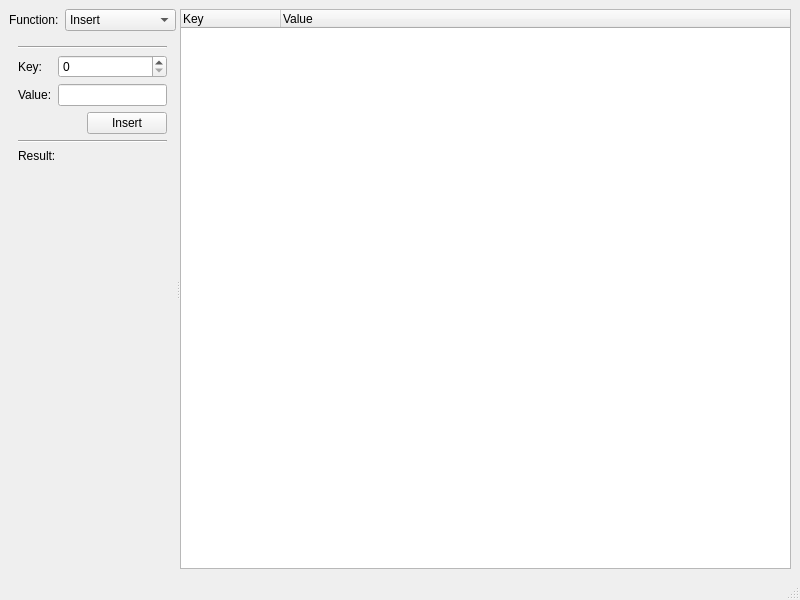
<?xml version="1.0" encoding="UTF-8"?>
<ui version="4.0">
 <class>MainWindow</class>
 <widget class="QMainWindow" name="MainWindow">
  <property name="geometry">
   <rect>
    <x>0</x>
    <y>0</y>
    <width>800</width>
    <height>600</height>
   </rect>
  </property>
  <property name="windowTitle">
   <string>HashMap on List</string>
  </property>
  <widget class="QWidget" name="centralwidget">
   <layout class="QGridLayout" name="gridLayout">
    <item row="0" column="0">
     <widget class="QSplitter" name="splitter">
      <property name="orientation">
       <enum>Qt::Horizontal</enum>
      </property>
      <widget class="QWidget" name="layoutWidget">
       <layout class="QFormLayout" name="formLayout">
        <item row="0" column="0">
         <widget class="QLabel" name="label">
          <property name="text">
           <string>Function:</string>
          </property>
         </widget>
        </item>
        <item row="0" column="1">
         <widget class="QComboBox" name="_functioncomboBox">
          <item>
           <property name="text">
            <string>Insert</string>
           </property>
          </item>
          <item>
           <property name="text">
            <string>Operator []</string>
           </property>
          </item>
          <item>
           <property name="text">
            <string>Erase</string>
           </property>
          </item>
          <item>
           <property name="text">
            <string>Contains</string>
           </property>
          </item>
          <item>
           <property name="text">
            <string>Clear</string>
           </property>
          </item>
          <item>
           <property name="text">
            <string>Rehash</string>
           </property>
          </item>
         </widget>
        </item>
        <item row="1" column="0" colspan="2">
         <widget class="QStackedWidget" name="_paramsStackedWidget">
          <property name="currentIndex">
           <number>0</number>
          </property>
          <widget class="QWidget" name="page">
           <layout class="QVBoxLayout" name="verticalLayout">
            <item>
             <widget class="Line" name="line_2">
              <property name="orientation">
               <enum>Qt::Horizontal</enum>
              </property>
             </widget>
            </item>
            <item>
             <layout class="QFormLayout" name="formLayout_2">
              <item row="0" column="0">
               <widget class="QLabel" name="label_2">
                <property name="text">
                 <string>Key:</string>
                </property>
               </widget>
              </item>
              <item row="0" column="1">
               <widget class="QSpinBox" name="_insertKeySpinBox">
                <property name="maximum">
                 <number>999999999</number>
                </property>
               </widget>
              </item>
              <item row="1" column="0">
               <widget class="QLabel" name="label_3">
                <property name="text">
                 <string>Value:</string>
                </property>
               </widget>
              </item>
              <item row="1" column="1">
               <widget class="QLineEdit" name="_insertValueLineEdit"/>
              </item>
             </layout>
            </item>
            <item>
             <layout class="QHBoxLayout" name="horizontalLayout">
              <item>
               <spacer name="horizontalSpacer">
                <property name="orientation">
                 <enum>Qt::Horizontal</enum>
                </property>
                <property name="sizeHint" stdset="0">
                 <size>
                  <width>40</width>
                  <height>20</height>
                 </size>
                </property>
               </spacer>
              </item>
              <item>
               <widget class="QPushButton" name="_insertPushButton">
                <property name="text">
                 <string>Insert</string>
                </property>
               </widget>
              </item>
             </layout>
            </item>
            <item>
             <widget class="Line" name="line_7">
              <property name="orientation">
               <enum>Qt::Horizontal</enum>
              </property>
             </widget>
            </item>
            <item>
             <layout class="QHBoxLayout" name="horizontalLayout_12">
              <item>
               <widget class="QLabel" name="label_18">
                <property name="text">
                 <string>Result:</string>
                </property>
               </widget>
              </item>
              <item>
               <widget class="QLabel" name="_insertResultLabel">
                <property name="sizePolicy">
                 <sizepolicy hsizetype="Preferred" vsizetype="Preferred">
                  <horstretch>2</horstretch>
                  <verstretch>0</verstretch>
                 </sizepolicy>
                </property>
                <property name="font">
                 <font>
                  <bold>true</bold>
                 </font>
                </property>
                <property name="text">
                 <string/>
                </property>
               </widget>
              </item>
             </layout>
            </item>
            <item>
             <spacer name="verticalSpacer">
              <property name="orientation">
               <enum>Qt::Vertical</enum>
              </property>
              <property name="sizeHint" stdset="0">
               <size>
                <width>20</width>
                <height>372</height>
               </size>
              </property>
             </spacer>
            </item>
           </layout>
          </widget>
          <widget class="QWidget" name="page_2">
           <layout class="QVBoxLayout" name="verticalLayout_3">
            <item>
             <widget class="Line" name="line_4">
              <property name="orientation">
               <enum>Qt::Horizontal</enum>
              </property>
             </widget>
            </item>
            <item>
             <layout class="QFormLayout" name="formLayout_5">
              <item row="0" column="0">
               <widget class="QLabel" name="label_8">
                <property name="text">
                 <string>Key:</string>
                </property>
               </widget>
              </item>
              <item row="0" column="1">
               <widget class="QSpinBox" name="_getKeySpinBox">
                <property name="maximum">
                 <number>999999999</number>
                </property>
               </widget>
              </item>
              <item row="1" column="0">
               <widget class="QLabel" name="label_9">
                <property name="text">
                 <string>Value:</string>
                </property>
               </widget>
              </item>
              <item row="1" column="1">
               <widget class="QLineEdit" name="_getValueLineEdit"/>
              </item>
             </layout>
            </item>
            <item>
             <layout class="QHBoxLayout" name="horizontalLayout_4">
              <item>
               <spacer name="horizontalSpacer_4">
                <property name="orientation">
                 <enum>Qt::Horizontal</enum>
                </property>
                <property name="sizeHint" stdset="0">
                 <size>
                  <width>40</width>
                  <height>20</height>
                 </size>
                </property>
               </spacer>
              </item>
              <item>
               <widget class="QPushButton" name="_getPushButton">
                <property name="text">
                 <string>[]</string>
                </property>
               </widget>
              </item>
             </layout>
            </item>
            <item>
             <widget class="Line" name="line_6">
              <property name="orientation">
               <enum>Qt::Horizontal</enum>
              </property>
             </widget>
            </item>
            <item>
             <layout class="QHBoxLayout" name="horizontalLayout_11">
              <item>
               <widget class="QLabel" name="label_16">
                <property name="text">
                 <string>Result:</string>
                </property>
               </widget>
              </item>
              <item>
               <widget class="QLabel" name="_getResultLabel">
                <property name="sizePolicy">
                 <sizepolicy hsizetype="Preferred" vsizetype="Preferred">
                  <horstretch>2</horstretch>
                  <verstretch>0</verstretch>
                 </sizepolicy>
                </property>
                <property name="font">
                 <font>
                  <bold>true</bold>
                 </font>
                </property>
                <property name="text">
                 <string/>
                </property>
               </widget>
              </item>
             </layout>
            </item>
            <item>
             <spacer name="verticalSpacer_3">
              <property name="orientation">
               <enum>Qt::Vertical</enum>
              </property>
              <property name="sizeHint" stdset="0">
               <size>
                <width>20</width>
                <height>372</height>
               </size>
              </property>
             </spacer>
            </item>
           </layout>
          </widget>
          <widget class="QWidget" name="page_5">
           <layout class="QVBoxLayout" name="verticalLayout_4">
            <item>
             <layout class="QFormLayout" name="formLayout_6">
              <item row="0" column="0">
               <widget class="QLabel" name="label_10">
                <property name="text">
                 <string>Key:</string>
                </property>
               </widget>
              </item>
              <item row="0" column="1">
               <widget class="QSpinBox" name="_eraseKeySpinBox">
                <property name="maximum">
                 <number>999999999</number>
                </property>
               </widget>
              </item>
             </layout>
            </item>
            <item>
             <layout class="QHBoxLayout" name="horizontalLayout_7">
              <item>
               <spacer name="horizontalSpacer_7">
                <property name="orientation">
                 <enum>Qt::Horizontal</enum>
                </property>
                <property name="sizeHint" stdset="0">
                 <size>
                  <width>40</width>
                  <height>20</height>
                 </size>
                </property>
               </spacer>
              </item>
              <item>
               <widget class="QPushButton" name="_erasePushButton">
                <property name="text">
                 <string>Erase</string>
                </property>
               </widget>
              </item>
             </layout>
            </item>
            <item>
             <widget class="Line" name="line">
              <property name="orientation">
               <enum>Qt::Horizontal</enum>
              </property>
             </widget>
            </item>
            <item>
             <layout class="QHBoxLayout" name="horizontalLayout_8">
              <item>
               <widget class="QLabel" name="label_12">
                <property name="text">
                 <string>Result:</string>
                </property>
               </widget>
              </item>
              <item>
               <widget class="QLabel" name="_eraseResultLabel">
                <property name="sizePolicy">
                 <sizepolicy hsizetype="Preferred" vsizetype="Preferred">
                  <horstretch>2</horstretch>
                  <verstretch>0</verstretch>
                 </sizepolicy>
                </property>
                <property name="font">
                 <font>
                  <bold>true</bold>
                 </font>
                </property>
                <property name="text">
                 <string/>
                </property>
               </widget>
              </item>
             </layout>
            </item>
            <item>
             <spacer name="verticalSpacer_4">
              <property name="orientation">
               <enum>Qt::Vertical</enum>
              </property>
              <property name="sizeHint" stdset="0">
               <size>
                <width>20</width>
                <height>410</height>
               </size>
              </property>
             </spacer>
            </item>
           </layout>
          </widget>
          <widget class="QWidget" name="page_6">
           <layout class="QVBoxLayout" name="verticalLayout_5">
            <item>
             <layout class="QFormLayout" name="formLayout_7">
              <item row="0" column="0">
               <widget class="QLabel" name="label_11">
                <property name="text">
                 <string>Key:</string>
                </property>
               </widget>
              </item>
              <item row="0" column="1">
               <widget class="QSpinBox" name="_containsKeySpinBox">
                <property name="maximum">
                 <number>999999999</number>
                </property>
               </widget>
              </item>
             </layout>
            </item>
            <item>
             <layout class="QHBoxLayout" name="horizontalLayout_10">
              <item>
               <spacer name="horizontalSpacer_8">
                <property name="orientation">
                 <enum>Qt::Horizontal</enum>
                </property>
                <property name="sizeHint" stdset="0">
                 <size>
                  <width>40</width>
                  <height>20</height>
                 </size>
                </property>
               </spacer>
              </item>
              <item>
               <widget class="QPushButton" name="_containsPushButton">
                <property name="text">
                 <string>Contains</string>
                </property>
               </widget>
              </item>
             </layout>
            </item>
            <item>
             <widget class="Line" name="line_5">
              <property name="orientation">
               <enum>Qt::Horizontal</enum>
              </property>
             </widget>
            </item>
            <item>
             <layout class="QHBoxLayout" name="horizontalLayout_9">
              <item>
               <widget class="QLabel" name="label_14">
                <property name="sizePolicy">
                 <sizepolicy hsizetype="Minimum" vsizetype="Preferred">
                  <horstretch>0</horstretch>
                  <verstretch>0</verstretch>
                 </sizepolicy>
                </property>
                <property name="text">
                 <string>Result:</string>
                </property>
               </widget>
              </item>
              <item>
               <widget class="QLabel" name="_containsResultLabel">
                <property name="sizePolicy">
                 <sizepolicy hsizetype="Preferred" vsizetype="Preferred">
                  <horstretch>2</horstretch>
                  <verstretch>0</verstretch>
                 </sizepolicy>
                </property>
                <property name="font">
                 <font>
                  <bold>true</bold>
                 </font>
                </property>
                <property name="text">
                 <string/>
                </property>
               </widget>
              </item>
             </layout>
            </item>
            <item>
             <spacer name="verticalSpacer_5">
              <property name="orientation">
               <enum>Qt::Vertical</enum>
              </property>
              <property name="sizeHint" stdset="0">
               <size>
                <width>20</width>
                <height>410</height>
               </size>
              </property>
             </spacer>
            </item>
           </layout>
          </widget>
          <widget class="QWidget" name="page_7">
           <layout class="QVBoxLayout" name="verticalLayout_6">
            <item>
             <widget class="QPushButton" name="_clearPushButton">
              <property name="text">
               <string>Clear</string>
              </property>
             </widget>
            </item>
            <item>
             <spacer name="verticalSpacer_6">
              <property name="orientation">
               <enum>Qt::Vertical</enum>
              </property>
              <property name="sizeHint" stdset="0">
               <size>
                <width>20</width>
                <height>444</height>
               </size>
              </property>
             </spacer>
            </item>
           </layout>
          </widget>
          <widget class="QWidget" name="page_8">
           <layout class="QVBoxLayout" name="verticalLayout_2">
            <item>
             <layout class="QFormLayout" name="formLayout_3">
              <item row="0" column="0">
               <widget class="QLabel" name="label_13">
                <property name="text">
                 <string>Bucket Count:</string>
                </property>
               </widget>
              </item>
              <item row="0" column="1">
               <widget class="QSpinBox" name="_rehashBucketCountSpinBox">
                <property name="maximum">
                 <number>999999999</number>
                </property>
               </widget>
              </item>
             </layout>
            </item>
            <item>
             <layout class="QHBoxLayout" name="horizontalLayout_2">
              <item>
               <spacer name="horizontalSpacer_2">
                <property name="orientation">
                 <enum>Qt::Horizontal</enum>
                </property>
                <property name="sizeHint" stdset="0">
                 <size>
                  <width>40</width>
                  <height>20</height>
                 </size>
                </property>
               </spacer>
              </item>
              <item>
               <widget class="QPushButton" name="_rehashPushButton">
                <property name="text">
                 <string>Rehash</string>
                </property>
               </widget>
              </item>
             </layout>
            </item>
            <item>
             <spacer name="verticalSpacer_2">
              <property name="orientation">
               <enum>Qt::Vertical</enum>
              </property>
              <property name="sizeHint" stdset="0">
               <size>
                <width>20</width>
                <height>443</height>
               </size>
              </property>
             </spacer>
            </item>
           </layout>
          </widget>
         </widget>
        </item>
       </layout>
      </widget>
      <widget class="QTreeWidget" name="_hashTreeWidget">
       <property name="sizePolicy">
        <sizepolicy hsizetype="Expanding" vsizetype="Expanding">
         <horstretch>4</horstretch>
         <verstretch>0</verstretch>
        </sizepolicy>
       </property>
       <property name="alternatingRowColors">
        <bool>true</bool>
       </property>
       <column>
        <property name="text">
         <string>Key</string>
        </property>
       </column>
       <column>
        <property name="text">
         <string>Value</string>
        </property>
       </column>
      </widget>
     </widget>
    </item>
   </layout>
  </widget>
  <widget class="QStatusBar" name="_statusBar"/>
 </widget>
 <resources/>
 <connections>
  <connection>
   <sender>_functioncomboBox</sender>
   <signal>activated(int)</signal>
   <receiver>_paramsStackedWidget</receiver>
   <slot>setCurrentIndex(int)</slot>
   <hints>
    <hint type="sourcelabel">
     <x>131</x>
     <y>24</y>
    </hint>
    <hint type="destinationlabel">
     <x>120</x>
     <y>109</y>
    </hint>
   </hints>
  </connection>
  <connection>
   <sender>_insertPushButton</sender>
   <signal>clicked()</signal>
   <receiver>MainWindow</receiver>
   <slot>insertPushButtonClicked()</slot>
   <hints>
    <hint type="sourcelabel">
     <x>287</x>
     <y>143</y>
    </hint>
    <hint type="destinationlabel">
     <x>207</x>
     <y>3</y>
    </hint>
   </hints>
  </connection>
  <connection>
   <sender>_getPushButton</sender>
   <signal>clicked()</signal>
   <receiver>MainWindow</receiver>
   <slot>getPushButtonClicked()</slot>
   <hints>
    <hint type="sourcelabel">
     <x>287</x>
     <y>143</y>
    </hint>
    <hint type="destinationlabel">
     <x>149</x>
     <y>-22</y>
    </hint>
   </hints>
  </connection>
  <connection>
   <sender>_erasePushButton</sender>
   <signal>clicked()</signal>
   <receiver>MainWindow</receiver>
   <slot>erasePushButtonClicked()</slot>
   <hints>
    <hint type="sourcelabel">
     <x>287</x>
     <y>105</y>
    </hint>
    <hint type="destinationlabel">
     <x>183</x>
     <y>-13</y>
    </hint>
   </hints>
  </connection>
  <connection>
   <sender>_containsPushButton</sender>
   <signal>clicked()</signal>
   <receiver>MainWindow</receiver>
   <slot>containsPushButtonClicked()</slot>
   <hints>
    <hint type="sourcelabel">
     <x>287</x>
     <y>105</y>
    </hint>
    <hint type="destinationlabel">
     <x>200</x>
     <y>-4</y>
    </hint>
   </hints>
  </connection>
  <connection>
   <sender>_rehashPushButton</sender>
   <signal>clicked()</signal>
   <receiver>MainWindow</receiver>
   <slot>rehashPushButtonClicked()</slot>
   <hints>
    <hint type="sourcelabel">
     <x>261</x>
     <y>94</y>
    </hint>
    <hint type="destinationlabel">
     <x>306</x>
     <y>-9</y>
    </hint>
   </hints>
  </connection>
  <connection>
   <sender>_clearPushButton</sender>
   <signal>clicked()</signal>
   <receiver>MainWindow</receiver>
   <slot>clearPushButtonClicked()</slot>
   <hints>
    <hint type="sourcelabel">
     <x>206</x>
     <y>54</y>
    </hint>
    <hint type="destinationlabel">
     <x>292</x>
     <y>-4</y>
    </hint>
   </hints>
  </connection>
 </connections>
 <slots>
  <slot>insertPushButtonClicked()</slot>
  <slot>getPushButtonClicked()</slot>
  <slot>erasePushButtonClicked()</slot>
  <slot>containsPushButtonClicked()</slot>
  <slot>clearPushButtonClicked()</slot>
  <slot>rehashPushButtonClicked()</slot>
 </slots>
</ui>
